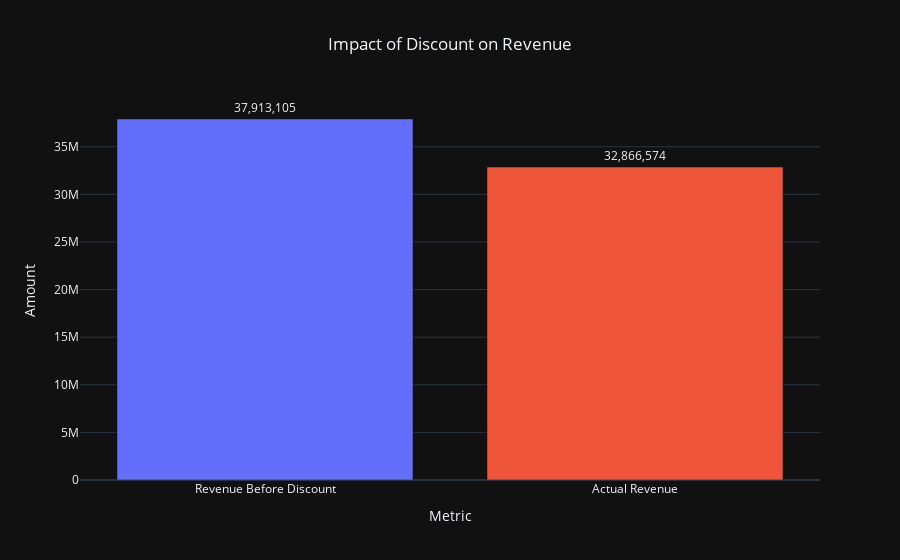

Notebook cell for this chart:
### Code cell
# Impact of disount on Revenue
fig = px.bar(
    discount_summary,
    x="Metric",
    y="Amount",
    text="Amount",
    color="Metric",
    title="Impact of Discount on Revenue"
)

fig.update_layout(
    template="plotly_dark",
    title_x=0.5,
    showlegend=False
)

fig.update_traces(texttemplate='%{text:,.0f}', textposition='outside')

fig.show()

### Figure 1 — Plotly figure (JSON) as saved in the notebook; plotly's stock layout.template omitted (floating-point values rounded to 4 significant figures)
{"data": [{"alignmentgroup": "True", "hovertemplate": "Metric=%{x}<br>Amount=%{text}<extra></extra>", "legendgroup": "Revenue Before Discount", "marker": {"color": "#636efa", "pattern": {"shape": ""}}, "name": "Revenue Before Discount", "offsetgroup": "Revenue Before Discount", "orientation": "v", "showlegend": true, "text": [37910000.0], "textposition": "outside", "texttemplate": "%{text:,.0f}", "type": "bar", "x": ["Revenue Before Discount"], "xaxis": "x", "y": [37910000.0], "yaxis": "y"}, {"alignmentgroup": "True", "hovertemplate": "Metric=%{x}<br>Amount=%{text}<extra></extra>", "legendgroup": "Actual Revenue", "marker": {"color": "#EF553B", "pattern": {"shape": ""}}, "name": "Actual Revenue", "offsetgroup": "Actual Revenue", "orientation": "v", "showlegend": true, "text": [32870000.0], "textposition": "outside", "texttemplate": "%{text:,.0f}", "type": "bar", "x": ["Actual Revenue"], "xaxis": "x", "y": [32870000.0], "yaxis": "y"}], "layout": {"barmode": "relative", "legend": {"title": {"text": "Metric"}, "tracegroupgap": 0}, "showlegend": false, "title": {"text": "Impact of Discount on Revenue", "x": 0.5}, "xaxis": {"anchor": "y", "categoryarray": ["Revenue Before Discount", "Actual Revenue"], "categoryorder": "array", "domain": [0, 1], "title": {"text": "Metric"}}, "yaxis": {"anchor": "x", "domain": [0, 1], "title": {"text": "Amount"}}}}
